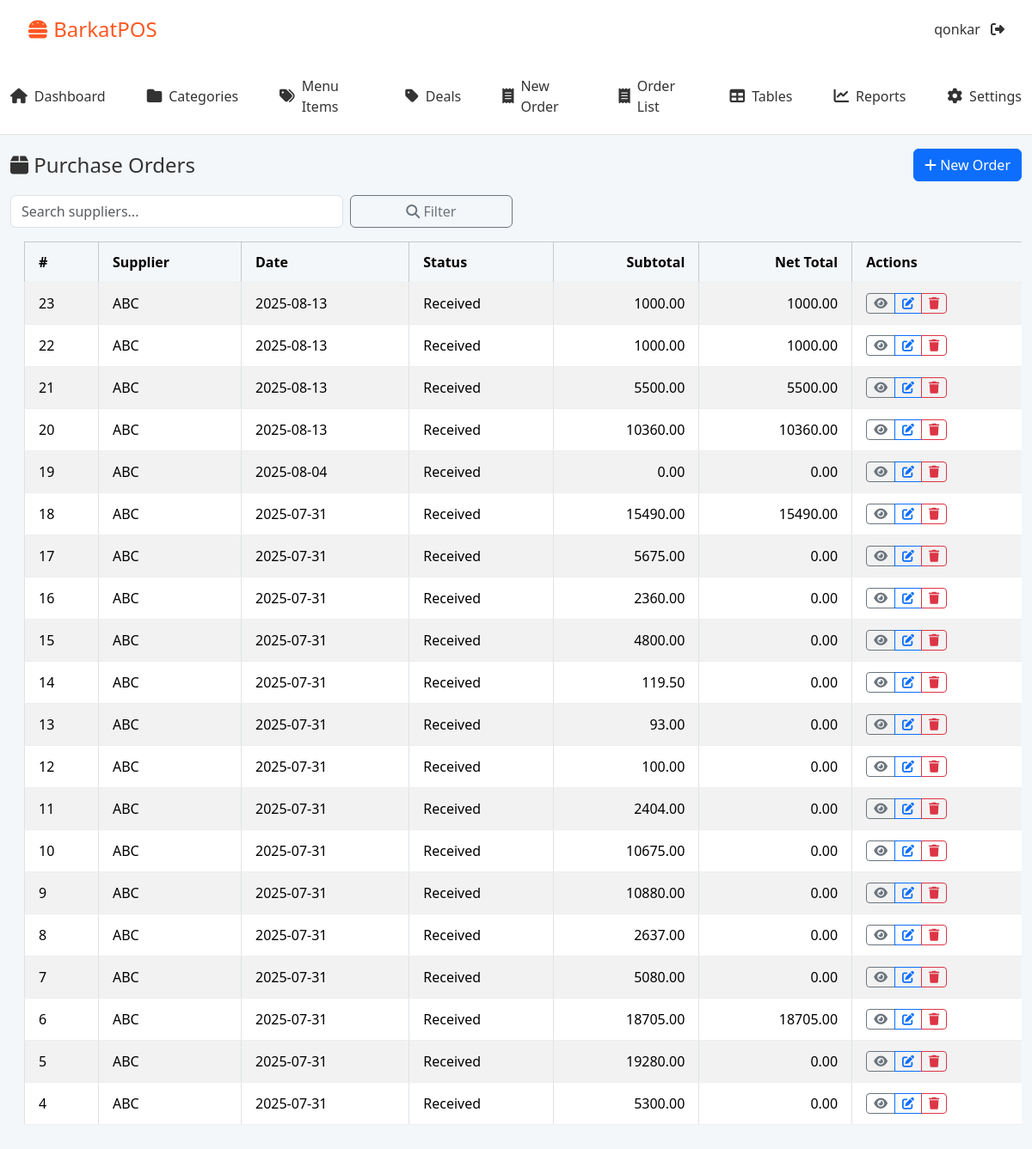
The page /purchase-orders/ (signed in) on the database as committed earlier.
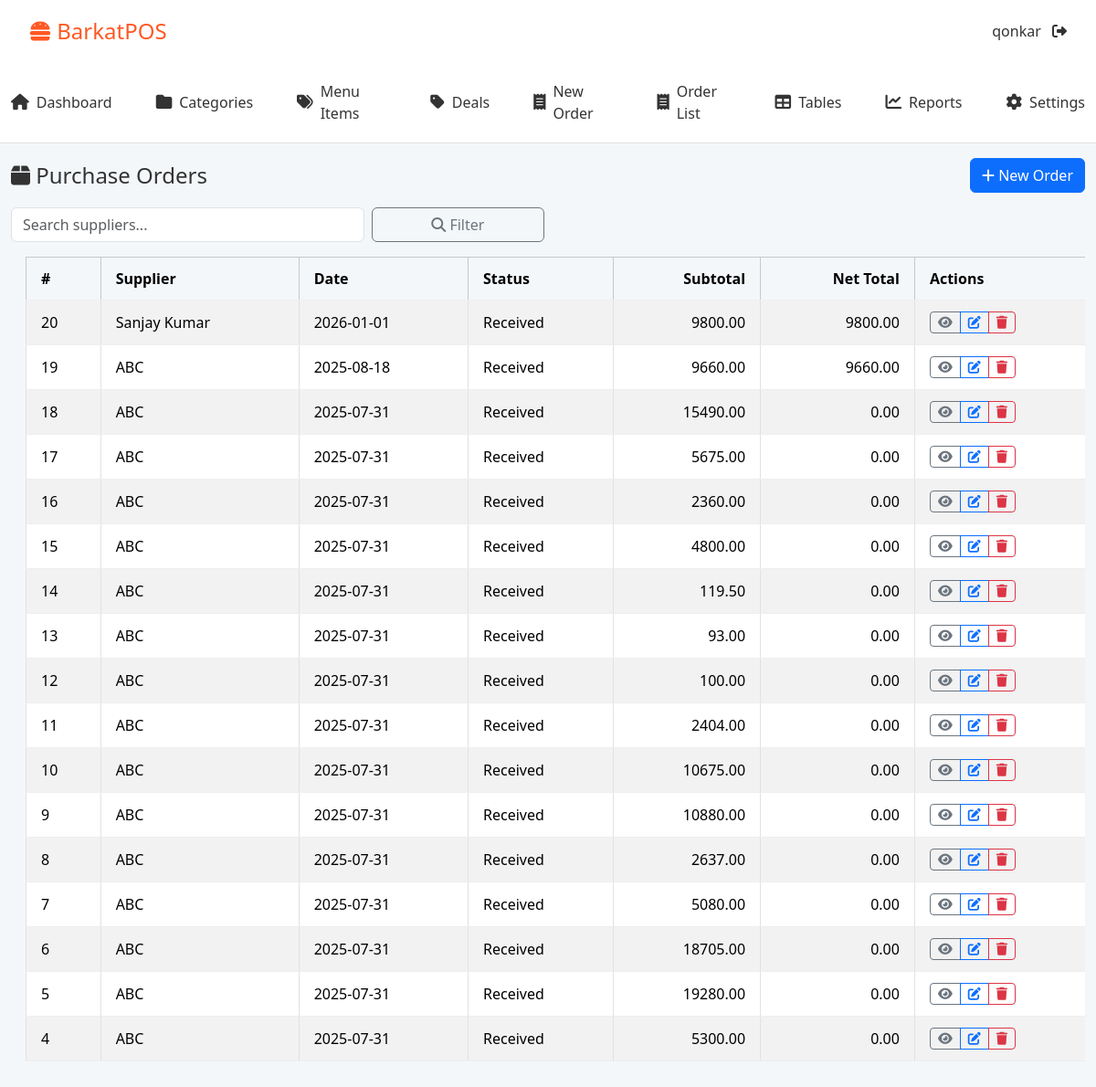
The same page on the database as committed later.
### core/models.py (models this page shows, shortened)
class PurchaseOrder(models.Model):
    supplier   = models.ForeignKey(Supplier, on_delete=models.PROTECT, related_name="purchase_orders")
    created_by = models.ForeignKey(settings.AUTH_USER_MODEL, on_delete=models.PROTECT, related_name="purchase_orders")
    created_at = models.DateTimeField(auto_now_add=True)
    total_cost  = models.DecimalField(max_digits=12, decimal_places=2, default=0)  # treat as Subtotal (sum of lines)
    status      = models.CharField(max_length=20, choices=[('pending','Pending'), ('received','Received')], default='received')
    tax_percent       = models.DecimalField(max_digits=5, decimal_places=2, default=0)   # e.g. 5.00 (%)
    discount_percent  = models.DecimalField(max_digits=5, decimal_places=2, default=0)   # e.g. 10.00 (%)
    net_total         = models.DecimalField(max_digits=12, decimal_places=2, default=0)  # computed subtotal + tax - discount

class Supplier(models.Model):
    name = models.CharField(max_length=200, unique=True)
    contact_number = models.CharField(max_length=20, blank=True, null=True)
    email = models.EmailField(blank=True, null=True)
    address = models.TextField(blank=True, null=True)
    created_at = models.DateTimeField(auto_now_add=True)

### core/views.py (the view)
# urls.py: path('purchase-orders/', PurchaseOrderListView.as_view(), name='purchase_order_list'),
class PurchaseOrderListView(LoginRequiredMixin, ListView):
    model = PurchaseOrder
    template_name = 'purchase_orders/purchaseorder_list.html'
    context_object_name = 'orders'
    paginate_by = 20
    def get_queryset(self):
        qs = super().get_queryset().select_related('supplier','created_by').order_by('-created_at')
        q = self.request.GET.get('q')
        if q:
            qs = qs.filter(supplier__name__icontains=q)
        return qs

### core/templates/purchase_orders/purchaseorder_list.html (shortened to what this page needs)
{% extends 'base.html' %}
{% block content %}
<div class="container-fluid py-3">
  <div class="d-flex justify-content-between align-items-center mb-3">
    <h4 class="mb-0"><i class="fa fa-box"></i> Purchase Orders</h4>
    <a href="{% url 'purchase_order_create' %}" class="btn btn-primary"><i class="fa fa-plus"></i> New Order</a>
  </div>
  <form class="row g-2 mb-3">
    <div class="col-12 col-md-4">
      <input name="q" class="form-control" placeholder="Search suppliers..." value="{{ request.GET.q|default:'' }}">
    </div>
    <div class="col-12 col-md-2 d-grid">
      <button class="btn btn-outline-secondary"><i class="fa fa-search"></i> Filter</button>
    </div>
  </form>
  <div class="table-responsive">
    <table class="table table-bordered table-striped align-middle">
      <thead class="table-light">
        <tr>
          <th>#</th><th>Supplier</th><th>Date</th><th>Status</th>
          <th class="text-end">Subtotal</th>
          <th class="text-end">Net Total</th>
          <th>Actions</th>
        </tr>
      </thead>
      <tbody>
        {% for o in orders %}
        <tr>
          <td>{{ o.id }}</td>
          <td>{{ o.supplier.name }}</td>
          <td>{{ o.created_at|date:"Y-m-d" }}</td>
          <td>{{ o.get_status_display }}</td>
          <td class="text-end">{{ o.total_cost }}</td>
          <td class="text-end">{{ o.net_total }}</td>
          <td>
            <div class="btn-group btn-group-sm">
              <a href="{% url 'purchase_order_detail' o.pk %}" class="btn btn-outline-secondary"><i class="fa fa-eye"></i></a>
              <a href="{% url 'purchase_order_edit' o.pk %}" class="btn btn-outline-primary"><i class="fa fa-edit"></i></a>
              <a href="{% url 'purchase_order_delete' o.pk %}" class="btn btn-outline-danger"><i class="fa fa-trash"></i></a>
            </div>
          </td>
        </tr>
        {% empty %}
        <tr><td colspan="7" class="text-center">No purchase orders.</td></tr>
        {% endfor %}
      </tbody>
    </table>
  </div>
</div>
{% endblock %}

Rows that differ between the two databases and show on the page:
removed PurchaseOrder: id "23", supplier.name "ABC", created_at "2025-08-13", status "Received", total_cost "1000.00", net_total "1000.00"
removed PurchaseOrder: id "22", supplier.name "ABC", created_at "2025-08-13", status "Received", total_cost "1000.00", net_total "1000.00"
removed PurchaseOrder: id "21", supplier.name "ABC", created_at "2025-08-13", status "Received", total_cost "5500.00", net_total "5500.00"
changed PurchaseOrder id 20: supplier.name "ABC" → "Sanjay Kumar"; created_at "2025-08-13" → "2026-01-01"; total_cost "10360.00" → "9800.00"; net_total "10360.00" → "9800.00"
changed PurchaseOrder id 19: created_at "2025-08-04" → "2025-08-18"; total_cost "0.00" → "9660.00"; net_total "0.00" → "9660.00"
changed PurchaseOrder id 18: net_total "15490.00" → "0.00"
changed PurchaseOrder id 6: net_total "18705.00" → "0.00"
